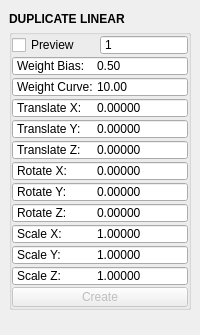
<?xml version="1.0" encoding="UTF-8"?>
<ui version="4.0">
 <class>QtUi</class>
 <widget class="QMainWindow" name="QtUi">
  <property name="geometry">
   <rect>
    <x>0</x>
    <y>0</y>
    <width>200</width>
    <height>335</height>
   </rect>
  </property>
  <property name="tabShape">
   <enum>QTabWidget::Triangular</enum>
  </property>
  <property name="dockNestingEnabled">
   <bool>true</bool>
  </property>
  <property name="dockOptions">
   <set>QMainWindow::AllowNestedDocks|QMainWindow::AllowTabbedDocks|QMainWindow::AnimatedDocks|QMainWindow::ForceTabbedDocks</set>
  </property>
  <property name="bnabled" stdset="0">
   <bool>true</bool>
  </property>
  <widget class="QWidget" name="central_widget">
   <property name="minimumSize">
    <size>
     <width>200</width>
     <height>0</height>
    </size>
   </property>
   <layout class="QVBoxLayout" name="verticalLayout_2">
    <item>
     <layout class="QVBoxLayout" name="verticalLayout">
      <property name="spacing">
       <number>0</number>
      </property>
      <item>
       <widget class="Header" name="header">
        <property name="minimumSize">
         <size>
          <width>0</width>
          <height>20</height>
         </size>
        </property>
        <property name="maximumSize">
         <size>
          <width>16777215</width>
          <height>20</height>
         </size>
        </property>
        <property name="font">
         <font>
          <weight>75</weight>
          <bold>true</bold>
         </font>
        </property>
        <property name="text">
         <string>DUPLICATE LINEAR</string>
        </property>
       </widget>
      </item>
      <item>
       <widget class="QGroupBox" name="duplicate">
        <property name="title">
         <string/>
        </property>
        <layout class="QGridLayout" name="gridLayout_4">
         <property name="leftMargin">
          <number>0</number>
         </property>
         <property name="topMargin">
          <number>0</number>
         </property>
         <property name="rightMargin">
          <number>0</number>
         </property>
         <property name="bottomMargin">
          <number>0</number>
         </property>
         <property name="horizontalSpacing">
          <number>0</number>
         </property>
         <property name="verticalSpacing">
          <number>1</number>
         </property>
         <item row="3" column="0" colspan="6">
          <widget class="DoubleSpinBox" name="s011">
           <property name="minimumSize">
            <size>
             <width>0</width>
             <height>20</height>
            </size>
           </property>
           <property name="maximumSize">
            <size>
             <width>16777215</width>
             <height>20</height>
            </size>
           </property>
           <property name="toolTip">
            <string>&lt;html&gt;&lt;head/&gt;&lt;body&gt;&lt;p&gt;Controls the strength of the bias. Higher values result in a stronger bias effect,&lt;/p&gt;&lt;p&gt;while lower values result in a weaker bias effect. A value of 1 results in no bias effect.&lt;/p&gt;&lt;/body&gt;&lt;/html&gt;</string>
           </property>
           <property name="buttonSymbols">
            <enum>QAbstractSpinBox::NoButtons</enum>
           </property>
           <property name="prefix">
            <string>Weight Curve:	</string>
           </property>
           <property name="decimals">
            <number>2</number>
           </property>
           <property name="minimum">
            <double>1.000000000000000</double>
           </property>
           <property name="maximum">
            <double>100.000000000000000</double>
           </property>
           <property name="singleStep">
            <double>1.000000000000000</double>
           </property>
           <property name="value">
            <double>10.000000000000000</double>
           </property>
          </widget>
         </item>
         <item row="6" column="0" colspan="6">
          <widget class="DoubleSpinBox" name="s002">
           <property name="minimumSize">
            <size>
             <width>0</width>
             <height>20</height>
            </size>
           </property>
           <property name="maximumSize">
            <size>
             <width>16777215</width>
             <height>20</height>
            </size>
           </property>
           <property name="toolTip">
            <string>Duplicate: transform Z amount</string>
           </property>
           <property name="buttonSymbols">
            <enum>QAbstractSpinBox::NoButtons</enum>
           </property>
           <property name="prefix">
            <string>Translate Z:	</string>
           </property>
           <property name="decimals">
            <number>5</number>
           </property>
           <property name="minimum">
            <double>-999999999.000000000000000</double>
           </property>
           <property name="maximum">
            <double>999999999.000000000000000</double>
           </property>
           <property name="singleStep">
            <double>1.000000000000000</double>
           </property>
           <property name="value">
            <double>0.000000000000000</double>
           </property>
          </widget>
         </item>
         <item row="1" column="0" colspan="6">
          <layout class="QHBoxLayout" name="horizontalLayout">
           <property name="spacing">
            <number>0</number>
           </property>
           <item>
            <widget class="QCheckBox" name="chk000">
             <property name="minimumSize">
              <size>
               <width>0</width>
               <height>20</height>
              </size>
             </property>
             <property name="maximumSize">
              <size>
               <width>16777215</width>
               <height>20</height>
              </size>
             </property>
             <property name="toolTip">
              <string>Start the duplicate preview using any selected mesh objects.</string>
             </property>
             <property name="text">
              <string>Preview</string>
             </property>
             <property name="iconSize">
              <size>
               <width>18</width>
               <height>18</height>
              </size>
             </property>
             <property name="checkable">
              <bool>true</bool>
             </property>
            </widget>
           </item>
           <item>
            <widget class="QSpinBox" name="s009">
             <property name="minimumSize">
              <size>
               <width>0</width>
               <height>20</height>
              </size>
             </property>
             <property name="maximumSize">
              <size>
               <width>16777215</width>
               <height>20</height>
              </size>
             </property>
             <property name="toolTip">
              <string>&lt;html&gt;&lt;head/&gt;&lt;body&gt;&lt;p&gt;Duplicate: Total number of duplicated objects.&lt;/p&gt;&lt;/body&gt;&lt;/html&gt;</string>
             </property>
             <property name="buttonSymbols">
              <enum>QAbstractSpinBox::NoButtons</enum>
             </property>
             <property name="minimum">
              <number>1</number>
             </property>
             <property name="maximum">
              <number>999</number>
             </property>
             <property name="value">
              <number>1</number>
             </property>
            </widget>
           </item>
          </layout>
         </item>
         <item row="13" column="0" colspan="6">
          <layout class="QHBoxLayout" name="horizontalLayout_2">
           <property name="spacing">
            <number>0</number>
           </property>
           <item>
            <widget class="QPushButton" name="b000">
             <property name="enabled">
              <bool>false</bool>
             </property>
             <property name="minimumSize">
              <size>
               <width>0</width>
               <height>20</height>
              </size>
             </property>
             <property name="maximumSize">
              <size>
               <width>16777215</width>
               <height>20</height>
              </size>
             </property>
             <property name="toolTip">
              <string>Finish the duplicate operation.</string>
             </property>
             <property name="layoutDirection">
              <enum>Qt::RightToLeft</enum>
             </property>
             <property name="text">
              <string>Create</string>
             </property>
             <property name="autoDefault">
              <bool>false</bool>
             </property>
             <property name="default">
              <bool>false</bool>
             </property>
             <property name="flat">
              <bool>false</bool>
             </property>
             <property name="bnabled" stdset="0">
              <bool>true</bool>
             </property>
            </widget>
           </item>
          </layout>
         </item>
         <item row="2" column="0" colspan="6">
          <widget class="DoubleSpinBox" name="s010">
           <property name="minimumSize">
            <size>
             <width>0</width>
             <height>20</height>
            </size>
           </property>
           <property name="maximumSize">
            <size>
             <width>16777215</width>
             <height>20</height>
            </size>
           </property>
           <property name="toolTip">
            <string>&lt;html&gt;&lt;head/&gt;&lt;body&gt;&lt;p&gt;Controls the progression of transformations across the duplicates. &lt;/p&gt;&lt;p&gt;A value of 0.5 results in a linear progression. &lt;/p&gt;&lt;p&gt;Values less than 0.5 make transformations faster at the start and &lt;/p&gt;&lt;p&gt;slower at the end, while values greater than 0.5 do the opposite.&lt;/p&gt;&lt;/body&gt;&lt;/html&gt;</string>
           </property>
           <property name="buttonSymbols">
            <enum>QAbstractSpinBox::NoButtons</enum>
           </property>
           <property name="prefix">
            <string>Weight Bias:	</string>
           </property>
           <property name="decimals">
            <number>2</number>
           </property>
           <property name="minimum">
            <double>0.000000000000000</double>
           </property>
           <property name="maximum">
            <double>1.000000000000000</double>
           </property>
           <property name="singleStep">
            <double>0.010000000000000</double>
           </property>
           <property name="value">
            <double>0.500000000000000</double>
           </property>
          </widget>
         </item>
         <item row="5" column="0" colspan="6">
          <widget class="DoubleSpinBox" name="s001">
           <property name="minimumSize">
            <size>
             <width>0</width>
             <height>20</height>
            </size>
           </property>
           <property name="maximumSize">
            <size>
             <width>16777215</width>
             <height>20</height>
            </size>
           </property>
           <property name="toolTip">
            <string>Duplicate: transform Y amount</string>
           </property>
           <property name="buttonSymbols">
            <enum>QAbstractSpinBox::NoButtons</enum>
           </property>
           <property name="prefix">
            <string>Translate Y:	</string>
           </property>
           <property name="decimals">
            <number>5</number>
           </property>
           <property name="minimum">
            <double>-999999999.000000000000000</double>
           </property>
           <property name="maximum">
            <double>999999999.000000000000000</double>
           </property>
           <property name="singleStep">
            <double>1.000000000000000</double>
           </property>
           <property name="value">
            <double>0.000000000000000</double>
           </property>
          </widget>
         </item>
         <item row="7" column="0" colspan="6">
          <widget class="DoubleSpinBox" name="s003">
           <property name="minimumSize">
            <size>
             <width>0</width>
             <height>20</height>
            </size>
           </property>
           <property name="maximumSize">
            <size>
             <width>16777215</width>
             <height>20</height>
            </size>
           </property>
           <property name="toolTip">
            <string>Duplicate: rotate X amount</string>
           </property>
           <property name="buttonSymbols">
            <enum>QAbstractSpinBox::NoButtons</enum>
           </property>
           <property name="prefix">
            <string>Rotate X:	</string>
           </property>
           <property name="decimals">
            <number>5</number>
           </property>
           <property name="minimum">
            <double>-999999999.000000000000000</double>
           </property>
           <property name="maximum">
            <double>999999999.000000000000000</double>
           </property>
           <property name="singleStep">
            <double>1.000000000000000</double>
           </property>
           <property name="value">
            <double>0.000000000000000</double>
           </property>
          </widget>
         </item>
         <item row="9" column="0" colspan="6">
          <widget class="DoubleSpinBox" name="s005">
           <property name="minimumSize">
            <size>
             <width>0</width>
             <height>20</height>
            </size>
           </property>
           <property name="maximumSize">
            <size>
             <width>16777215</width>
             <height>20</height>
            </size>
           </property>
           <property name="toolTip">
            <string>Duplicate: rotate Z amount</string>
           </property>
           <property name="buttonSymbols">
            <enum>QAbstractSpinBox::NoButtons</enum>
           </property>
           <property name="prefix">
            <string>Rotate Z:	</string>
           </property>
           <property name="decimals">
            <number>5</number>
           </property>
           <property name="minimum">
            <double>-999999999.000000000000000</double>
           </property>
           <property name="maximum">
            <double>999999999.000000000000000</double>
           </property>
           <property name="singleStep">
            <double>1.000000000000000</double>
           </property>
           <property name="value">
            <double>0.000000000000000</double>
           </property>
          </widget>
         </item>
         <item row="11" column="0" colspan="6">
          <widget class="DoubleSpinBox" name="s007">
           <property name="minimumSize">
            <size>
             <width>0</width>
             <height>20</height>
            </size>
           </property>
           <property name="maximumSize">
            <size>
             <width>16777215</width>
             <height>20</height>
            </size>
           </property>
           <property name="toolTip">
            <string>Duplicate: scale Y amount</string>
           </property>
           <property name="buttonSymbols">
            <enum>QAbstractSpinBox::NoButtons</enum>
           </property>
           <property name="prefix">
            <string>Scale Y:	</string>
           </property>
           <property name="decimals">
            <number>5</number>
           </property>
           <property name="minimum">
            <double>-999999999.000000000000000</double>
           </property>
           <property name="maximum">
            <double>999999999.000000000000000</double>
           </property>
           <property name="singleStep">
            <double>0.100000000000000</double>
           </property>
           <property name="value">
            <double>1.000000000000000</double>
           </property>
          </widget>
         </item>
         <item row="4" column="0" colspan="6">
          <widget class="DoubleSpinBox" name="s000">
           <property name="minimumSize">
            <size>
             <width>0</width>
             <height>20</height>
            </size>
           </property>
           <property name="maximumSize">
            <size>
             <width>16777215</width>
             <height>20</height>
            </size>
           </property>
           <property name="toolTip">
            <string>Duplicate: transform X amount</string>
           </property>
           <property name="buttonSymbols">
            <enum>QAbstractSpinBox::NoButtons</enum>
           </property>
           <property name="prefix">
            <string>Translate X:	</string>
           </property>
           <property name="decimals">
            <number>5</number>
           </property>
           <property name="minimum">
            <double>-999999999.000000000000000</double>
           </property>
           <property name="maximum">
            <double>999999999.000000000000000</double>
           </property>
           <property name="singleStep">
            <double>1.000000000000000</double>
           </property>
           <property name="value">
            <double>0.000000000000000</double>
           </property>
          </widget>
         </item>
         <item row="10" column="0" colspan="6">
          <widget class="DoubleSpinBox" name="s006">
           <property name="minimumSize">
            <size>
             <width>0</width>
             <height>20</height>
            </size>
           </property>
           <property name="maximumSize">
            <size>
             <width>16777215</width>
             <height>20</height>
            </size>
           </property>
           <property name="toolTip">
            <string>Duplicate: scale X amount</string>
           </property>
           <property name="buttonSymbols">
            <enum>QAbstractSpinBox::NoButtons</enum>
           </property>
           <property name="prefix">
            <string>Scale X:	</string>
           </property>
           <property name="decimals">
            <number>5</number>
           </property>
           <property name="minimum">
            <double>-999999999.000000000000000</double>
           </property>
           <property name="maximum">
            <double>999999999.000000000000000</double>
           </property>
           <property name="singleStep">
            <double>0.100000000000000</double>
           </property>
           <property name="value">
            <double>1.000000000000000</double>
           </property>
          </widget>
         </item>
         <item row="12" column="0" colspan="6">
          <widget class="DoubleSpinBox" name="s008">
           <property name="minimumSize">
            <size>
             <width>0</width>
             <height>20</height>
            </size>
           </property>
           <property name="maximumSize">
            <size>
             <width>16777215</width>
             <height>20</height>
            </size>
           </property>
           <property name="toolTip">
            <string>Duplicate: scale Z amount</string>
           </property>
           <property name="buttonSymbols">
            <enum>QAbstractSpinBox::NoButtons</enum>
           </property>
           <property name="prefix">
            <string>Scale Z:	</string>
           </property>
           <property name="decimals">
            <number>5</number>
           </property>
           <property name="minimum">
            <double>-999999999.000000000000000</double>
           </property>
           <property name="maximum">
            <double>999999999.000000000000000</double>
           </property>
           <property name="singleStep">
            <double>0.100000000000000</double>
           </property>
           <property name="value">
            <double>1.000000000000000</double>
           </property>
          </widget>
         </item>
         <item row="8" column="0" colspan="6">
          <widget class="DoubleSpinBox" name="s004">
           <property name="minimumSize">
            <size>
             <width>0</width>
             <height>20</height>
            </size>
           </property>
           <property name="maximumSize">
            <size>
             <width>16777215</width>
             <height>20</height>
            </size>
           </property>
           <property name="toolTip">
            <string>Duplicate: rotate Y amount</string>
           </property>
           <property name="buttonSymbols">
            <enum>QAbstractSpinBox::NoButtons</enum>
           </property>
           <property name="prefix">
            <string>Rotate Y:	</string>
           </property>
           <property name="decimals">
            <number>5</number>
           </property>
           <property name="minimum">
            <double>-999999999.000000000000000</double>
           </property>
           <property name="maximum">
            <double>999999999.000000000000000</double>
           </property>
           <property name="singleStep">
            <double>1.000000000000000</double>
           </property>
           <property name="value">
            <double>0.000000000000000</double>
           </property>
          </widget>
         </item>
        </layout>
       </widget>
      </item>
      <item>
       <spacer name="verticalSpacer">
        <property name="orientation">
         <enum>Qt::Vertical</enum>
        </property>
        <property name="sizeHint" stdset="0">
         <size>
          <width>0</width>
          <height>10</height>
         </size>
        </property>
       </spacer>
      </item>
     </layout>
    </item>
   </layout>
  </widget>
 </widget>
 <customwidgets>
  <customwidget>
   <class>Header</class>
   <extends>QLabel</extends>
   <header>uitk.widgets.header.Header.h</header>
  </customwidget>
  <customwidget>
   <class>DoubleSpinBox</class>
   <extends>QDoubleSpinBox</extends>
   <header>widgets.doublespinbox.h</header>
  </customwidget>
 </customwidgets>
 <resources/>
 <connections/>
 <designerdata>
  <property name="gridDeltaX">
   <number>5</number>
  </property>
  <property name="gridDeltaY">
   <number>5</number>
  </property>
  <property name="gridSnapX">
   <bool>true</bool>
  </property>
  <property name="gridSnapY">
   <bool>true</bool>
  </property>
  <property name="gridVisible">
   <bool>true</bool>
  </property>
 </designerdata>
</ui>
